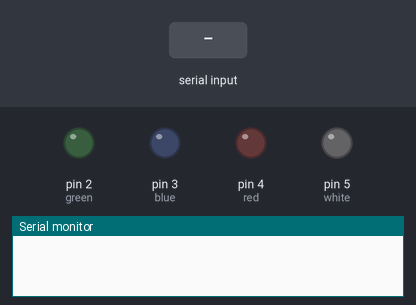
Simulated run of this sketch. Board: Arduino Uno, built with avr-gcc and run on an emulated ATmega328P. Parts: output pins drawn as LEDs (lit = HIGH), the last lines printed to the serial monitor. Inputs (shaded band) come from the test bench.

Above: at 1.2 s.
1.3 s: "0" received over Serial
At 2.1 s:
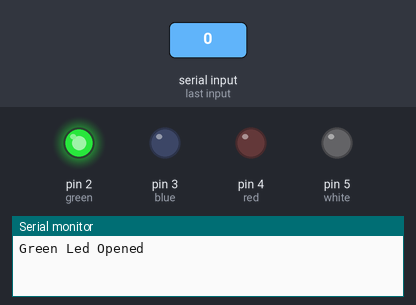
2.8 s: "2" received over Serial
At 3.2 s:
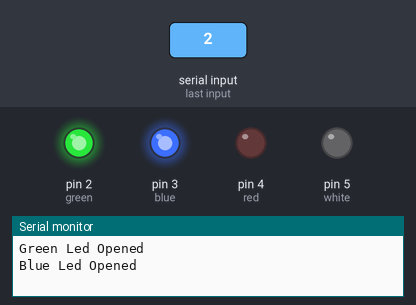
4.3 s: "1" received over Serial
At 5.5 s:
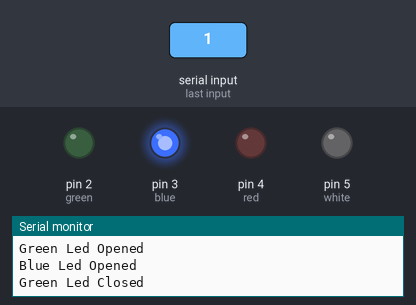
5.8 s: "4" received over Serial
At 6.7 s:
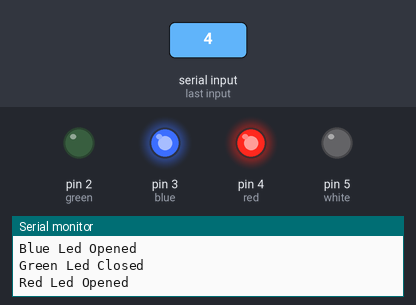
7.3 s: "3" received over Serial
At 7.8 s:
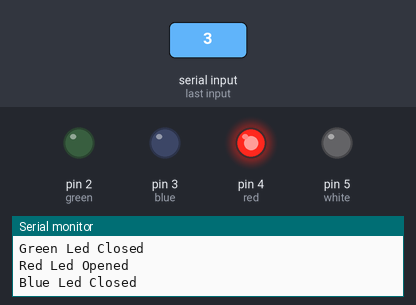
8.8 s: "6" received over Serial
At 10.2 s:
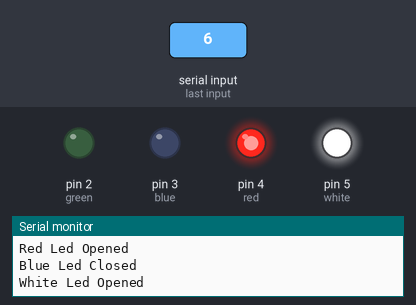
Timing chart, 0 to 11.3 s (numbered marks = the images above; inputs shaded):
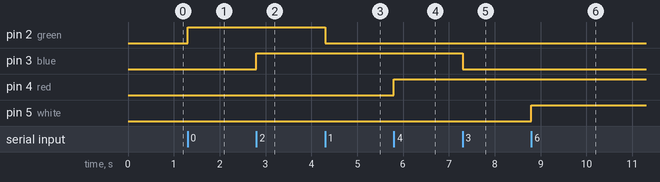

The sketch:

27.Bluetooth4Led.ino
```cpp
char came_character;
int green=2,blue=3,red=4,white=5;

void setup() {

pinMode(green,OUTPUT);
pinMode(blue,OUTPUT);
pinMode(red,OUTPUT);
pinMode(white,OUTPUT);
Serial.begin(9600);
}
void loop() {
while(Serial.available()>0){
  came_character=Serial.read();
  if(came_character=='0'){
    digitalWrite(green,HIGH);
    Serial.println("Green Led Opened");
  }
  else if(came_character=='1'){
    digitalWrite(green,LOW);
    Serial.println("Green Led Closed");
  }
  else if(came_character=='2'){
    digitalWrite(blue,HIGH);
    Serial.println("Blue Led Opened");
  }
  else if(came_character=='3'){
    digitalWrite(blue,LOW);
    Serial.println("Blue Led Closed");
  }
  else if(came_character=='4'){
    digitalWrite(red,HIGH);
    Serial.println("Red Led Opened");
  }
  else if(came_character=='5'){
    digitalWrite(red,LOW);
    Serial.println("Red Led Closed");
  }
  else if(came_character=='6'){
    digitalWrite(white,HIGH);
    Serial.println("White Led Opened");
  }
  else if(came_character=='7'){
    digitalWrite(white,LOW);
    Serial.println("White Led Closed");
  }
}
}
```

Measured:
- after the input at 1.3 s, pin 2 (green): LOW → HIGH at once
- after the input at 2.8 s, pin 3 (blue): LOW → HIGH at once
- after the input at 4.3 s, pin 2 (green): HIGH → LOW at once
- after the input at 5.8 s, pin 4 (red): LOW → HIGH at once
- after the input at 7.3 s, pin 3 (blue): HIGH → LOW at once
- after the input at 8.8 s, pin 5 (white): LOW → HIGH at once
